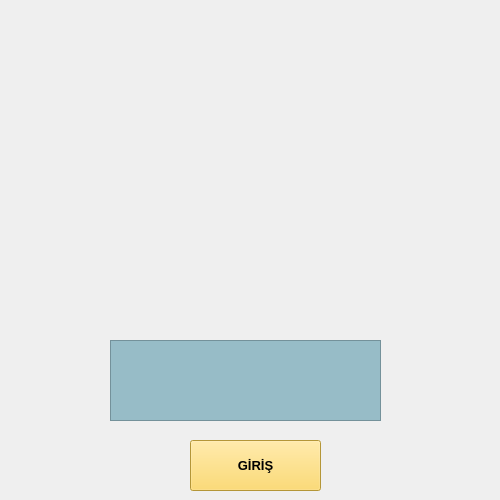
<?xml version="1.0" encoding="UTF-8"?>
<ui version="4.0">
 <class>MainWindow2</class>
 <widget class="QMainWindow" name="MainWindow2">
  <property name="geometry">
   <rect>
    <x>0</x>
    <y>0</y>
    <width>500</width>
    <height>500</height>
   </rect>
  </property>
  <property name="windowTitle">
   <string>MainWindow</string>
  </property>
  <widget class="QWidget" name="centralwidget">
   <widget class="QLabel" name="giris">
    <property name="geometry">
     <rect>
      <x>0</x>
      <y>0</y>
      <width>500</width>
      <height>500</height>
     </rect>
    </property>
    <property name="text">
     <string/>
    </property>
   </widget>
   <widget class="QTextEdit" name="lisans">
    <property name="geometry">
     <rect>
      <x>110</x>
      <y>340</y>
      <width>271</width>
      <height>81</height>
     </rect>
    </property>
    <property name="font">
     <font>
      <pointsize>18</pointsize>
     </font>
    </property>
    <property name="styleSheet">
     <string notr="true">color: rgb(255, 255, 255);
background-color: rgb(151, 188, 199);</string>
    </property>
   </widget>
   <widget class="QPushButton" name="giris_buton">
    <property name="geometry">
     <rect>
      <x>190</x>
      <y>440</y>
      <width>131</width>
      <height>51</height>
     </rect>
    </property>
    <property name="font">
     <font>
      <pointsize>10</pointsize>
      <weight>75</weight>
      <bold>true</bold>
     </font>
    </property>
    <property name="styleSheet">
     <string notr="true">background-color: rgb(252, 210, 79);
color: rgb(0, 0, 0);</string>
    </property>
    <property name="text">
     <string>GİRİŞ</string>
    </property>
   </widget>
  </widget>
 </widget>
 <resources/>
 <connections/>
</ui>
